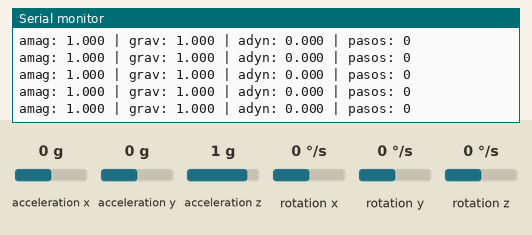
The sketch below on a simulated Arduino Uno, built with avr-gcc and run on an emulated ATmega328P. On the bench: the last lines printed to the serial monitor. Wiring (inferred from the names in the program): MPU-6050 motion sensor at I2C address 0x68. The test bench sets the inputs (shaded band); at power-on: acceleration x 0 g, acceleration y 0 g, acceleration z 1 g, rotation x 0 °/s, rotation y 0 °/s, rotation z 0 °/s.

Above: at 1.9 s.
2.0 s: acceleration x set to -1.4 g
At 2.6 s:
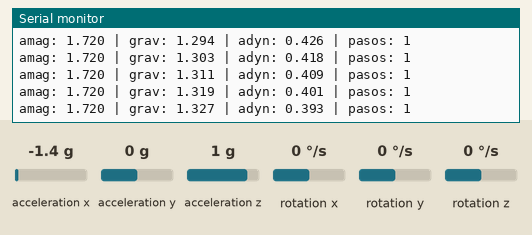
5.0 s: acceleration y set to -1.4 g
At 5.9 s:
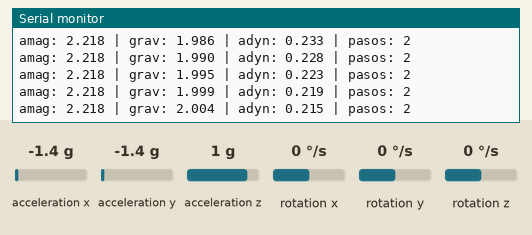
8.0 s: acceleration z set to -1.4 g
At 9.1 s:
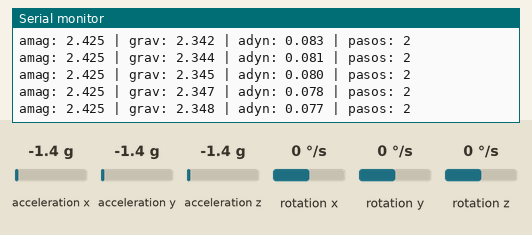
Timing chart, 0 to 11.0 s (numbered marks = the images above; inputs shaded):
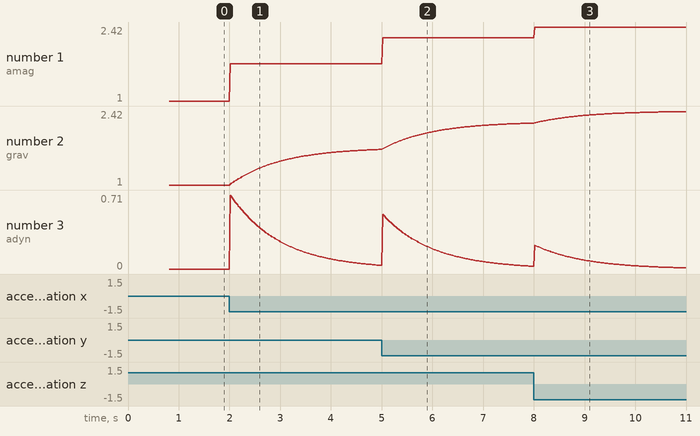

The sketch:

marca_pasos.ino
```cpp
#include <Wire.h> // Librería para comunicación I2C (protocolo que usa el MPU6050)

const int MPU_addr = 0x68; // Dirección I2C estándar del sensor MPU6050

// Variables para almacenar los datos "crudos" (enteros de 16 bits) del sensor
int16_t AcX, AcY, AcZ, Tmp, GyX, GyY, GyZ;
float ax, ay, az; // Variables para la aceleración convertida a unidades "g"

unsigned long lastSample = 0;     // Control de tiempo para tomar muestras constantes
unsigned long lastStepTime = 0;   // Almacena el tiempo del último paso detectado

float a_mag = 0.0;     // Magnitud total del vector de aceleración
float gravity_lp = 1.0; // Valor filtrado que representa la gravedad (tu "suelo" de referencia)
float a_dyn = 0.0;     // Aceleración dinámica (el movimiento real sin la gravedad)

int pasos = 0;           // Contador total de pasos
bool arribaUmbral = false; // Estado para saber si el sensor está en medio de un movimiento de paso

// --- PARAMETROS DE AJUSTE ---
const float alpha = 0.98;          // Qué tanto peso tiene el pasado (0.98) vs el presente (0.02)
const float threshold = 0.50;      // Fuerza mínima (en g) para considerar que un movimiento es un paso
const float rearmThreshold = 0.06; // El valor debe bajar de aquí para "rearmar" el contador
const unsigned long samplePeriod = 20;   // Tomamos una muestra cada 20ms (50 veces por segundo)
const unsigned long refractory = 500;    // Tiempo de espera (medio segundo) para evitar dobles conteos

void setup() {
  Wire.begin();        // Inicia el bus I2C
  Serial.begin(115200); // Inicia comunicación serie rápida

  // Despertar sensor (por defecto viene en modo sueño/sleep)
  Wire.beginTransmission(MPU_addr);
  Wire.write(0x6B); // Registro de gestión de energía
  Wire.write(0x00); // Ponemos a 0 para encenderlo
  Wire.endTransmission(true);

  // Configurar Acelerómetro en escala +-2 g (máxima precisión)
  Wire.beginTransmission(MPU_addr);
  Wire.write(0x1C); // Registro de configuración de acelerómetro
  Wire.write(0x00); // Valor para rango +-2g
  Wire.endTransmission(true);

  delay(200); // Espera a que el sensor se estabilice eléctricamente

  // --- AUTOCALIBRACIÓN INICIAL ---
  float sumMag = 0;
  for(int i=0; i<50; i++) { // Promediamos 50 lecturas iniciales
    leerMPU();
    // Convertimos valores crudos a "g" dividiendo por la sensibilidad (16384 para +-2g)
    float curAx = AcX / 16384.0;
    float curAy = AcY / 16384.0;
    float curAz = AcZ / 16384.0;
    sumMag += sqrt(curAx*curAx + curAy*curAy + curAz*curAz); // Pitágoras 3D
    delay(10);
  }
  gravity_lp = sumMag / 50.0; // Establecemos la base de gravedad real de TU sensor

  Serial.println("Calibracion lista...");
  lastSample = millis();
}

void loop() {
  // Solo ejecutamos la lógica si ya pasaron los 20ms del periodo de muestreo
  if (millis() - lastSample >= samplePeriod) {
    lastSample = millis();

    leerMPU(); // Pedimos datos nuevos al sensor

    // Conversión de valores enteros a punto flotante (Gs terrestres)
    ax = AcX / 16384.0;
    ay = AcY / 16384.0;
    az = AcZ / 16384.0;

    // Calculamos la Magnitud Total del vector (no importa en qué posición esté el sensor)
    a_mag = sqrt(ax*ax + ay*ay + az*az);

    // 1. Filtro Pasa-Bajas: Actualizamos lentamente dónde está la gravedad
    // Esto hace que si el sensor se inclina, el sistema se adapte solo
    gravity_lp = (alpha * gravity_lp) + ((1.0 - alpha) * a_mag);

    // 2. Componente Dinámica: Al valor actual le restamos la gravedad estimada
    // a_dyn debería ser cercano a 0 si el sensor no se mueve
    a_dyn = a_mag - gravity_lp;

    // 3. Detección de paso con Histéresis
    // Si detectamos un pico mayor al umbral y no estamos en tiempo de bloqueo (refractory)
    if (!arribaUmbral && a_dyn > threshold) {
      if ((millis() - lastStepTime) > refractory) {
        pasos++; // ¡Contamos un paso!
        lastStepTime = millis(); // Guardamos el tiempo para el bloqueo temporal
        arribaUmbral = true;      // Marcamos que estamos "dentro" de un paso
      }
    }

    // 4. Rearme del detector:
    // El valor dinámico debe bajar casi a cero para permitir detectar el siguiente paso
    if (arribaUmbral && a_dyn < rearmThreshold) {
      arribaUmbral = false;
    }

    // Imprimimos resultados para el Monitor Serie/Plotter
    Serial.print("amag: "); Serial.print(a_mag, 3);
    Serial.print(" | grav: "); Serial.print(gravity_lp, 3);
    Serial.print(" | adyn: "); Serial.print(a_dyn, 3);
    Serial.print(" | pasos: "); Serial.println(pasos);
  }
}

// Función para pedir los 14 registros de datos al MPU6050 vía I2C
void leerMPU() {
  Wire.beginTransmission(MPU_addr);
  Wire.write(0x3B); // Empezamos a leer desde el registro 0x3B (Acelerómetro X)
  Wire.endTransmission(false);
  int n = Wire.requestFrom(MPU_addr, 14, true); // Pedimos 14 bytes (Acc, Temp, Gyro)

  if (n == 14) {
    // Unimos los dos bytes (alto y bajo) de cada eje usando desplazamiento de bits
    AcX = Wire.read() << 8 | Wire.read();
    AcY = Wire.read() << 8 | Wire.read();
    AcZ = Wire.read() << 8 | Wire.read();
    Tmp = Wire.read() << 8 | Wire.read();
    GyX = Wire.read() << 8 | Wire.read();
    GyY = Wire.read() << 8 | Wire.read();
    GyZ = Wire.read() << 8 | Wire.read();
  }
}
```

Measured:
- after the input at 2.0 s, the serial monitor: prints a new line at once (image 1)
- plotted number 1: 1 → 1.72 after the input at 2.0 s
- plotted number 2: 1 → 1.69 after the input at 2.0 s
- plotted number 3: 0 → 0.04 after the input at 2.0 s
